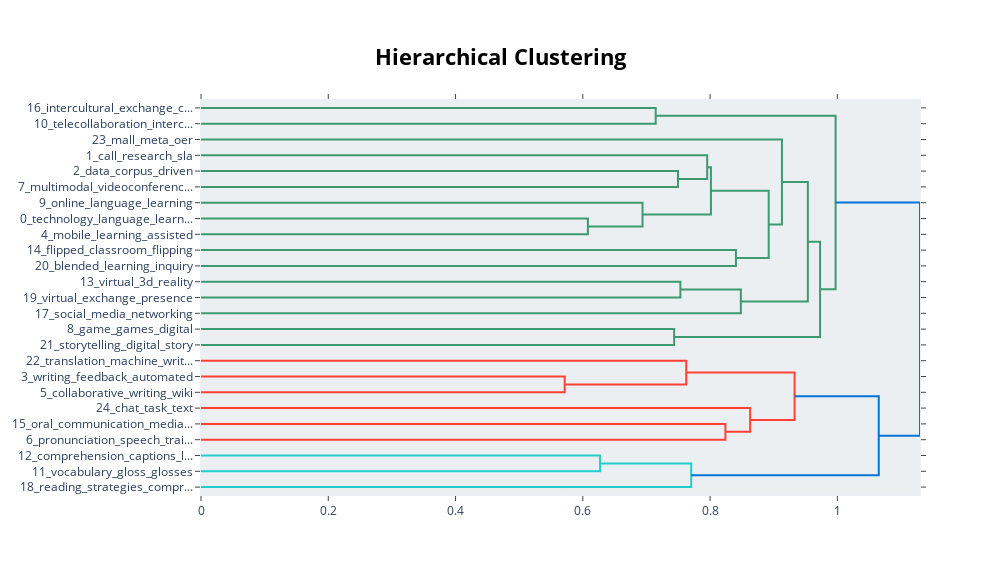

The notebook cell saved with this chart:
### Code cell
model.visualize_hierarchy()

### Figure 1 — Plotly figure (JSON) as saved in the notebook; plotly's stock layout.template omitted (floating-point values rounded to 4 significant figures)
{"data": [{"hoverinfo": "text", "marker": {"color": "rgb(61,153,112)"}, "mode": "lines", "type": "scatter", "x": [0, 0.7146, 0.7146, 0], "xaxis": "x", "y": [-5, -5, -15, -15], "yaxis": "y"}, {"hoverinfo": "text", "marker": {"color": "rgb(61,153,112)"}, "mode": "lines", "type": "scatter", "x": [0, 0.7495, 0.7495, 0], "xaxis": "x", "y": [-45, -45, -55, -55], "yaxis": "y"}, {"hoverinfo": "text", "marker": {"color": "rgb(61,153,112)"}, "mode": "lines", "type": "scatter", "x": [0, 0.7955, 0.7955, 0.7495], "xaxis": "x", "y": [-35, -35, -50, -50], "yaxis": "y"}, {"hoverinfo": "text", "marker": {"color": "rgb(61,153,112)"}, "mode": "lines", "type": "scatter", "x": [0, 0.608, 0.608, 0], "xaxis": "x", "y": [-75, -75, -85, -85], "yaxis": "y"}, {"hoverinfo": "text", "marker": {"color": "rgb(61,153,112)"}, "mode": "lines", "type": "scatter", "x": [0, 0.6938, 0.6938, 0.608], "xaxis": "x", "y": [-65, -65, -80, -80], "yaxis": "y"}, {"hoverinfo": "text", "marker": {"color": "rgb(61,153,112)"}, "mode": "lines", "type": "scatter", "x": [0.7955, 0.8013, 0.8013, 0.6938], "xaxis": "x", "y": [-42.5, -42.5, -72.5, -72.5], "yaxis": "y"}, {"hoverinfo": "text", "marker": {"color": "rgb(61,153,112)"}, "mode": "lines", "type": "scatter", "x": [0, 0.8406, 0.8406, 0], "xaxis": "x", "y": [-95, -95, -105, -105], "yaxis": "y"}, {"hoverinfo": "text", "marker": {"color": "rgb(61,153,112)"}, "mode": "lines", "type": "scatter", "x": [0.8013, 0.8921, 0.8921, 0.8406], "xaxis": "x", "y": [-57.5, -57.5, -100, -100], "yaxis": "y"}, {"hoverinfo": "text", "marker": {"color": "rgb(61,153,112)"}, "mode": "lines", "type": "scatter", "x": [0, 0.9129, 0.9129, 0.8921], "xaxis": "x", "y": [-25, -25, -78.75, -78.75], "yaxis": "y"}, {"hoverinfo": "text", "marker": {"color": "rgb(61,153,112)"}, "mode": "lines", "type": "scatter", "x": [0, 0.7533, 0.7533, 0], "xaxis": "x", "y": [-115, -115, -125, -125], "yaxis": "y"}, {"hoverinfo": "text", "marker": {"color": "rgb(61,153,112)"}, "mode": "lines", "type": "scatter", "x": [0.7533, 0.8483, 0.8483, 0], "xaxis": "x", "y": [-120, -120, -135, -135], "yaxis": "y"}, {"hoverinfo": "text", "marker": {"color": "rgb(61,153,112)"}, "mode": "lines", "type": "scatter", "x": [0.9129, 0.9536, 0.9536, 0.8483], "xaxis": "x", "y": [-51.88, -51.88, -127.5, -127.5], "yaxis": "y"}, {"hoverinfo": "text", "marker": {"color": "rgb(61,153,112)"}, "mode": "lines", "type": "scatter", "x": [0, 0.7435, 0.7435, 0], "xaxis": "x", "y": [-145, -145, -155, -155], "yaxis": "y"}, {"hoverinfo": "text", "marker": {"color": "rgb(61,153,112)"}, "mode": "lines", "type": "scatter", "x": [0.9536, 0.9729, 0.9729, 0.7435], "xaxis": "x", "y": [-89.69, -89.69, -150, -150], "yaxis": "y"}, {"hoverinfo": "text", "marker": {"color": "rgb(61,153,112)"}, "mode": "lines", "type": "scatter", "x": [0.7146, 0.9973, 0.9973, 0.9729], "xaxis": "x", "y": [-10, -10, -119.8, -119.8], "yaxis": "y"}, {"hoverinfo": "text", "marker": {"color": "rgb(255,65,54)"}, "mode": "lines", "type": "scatter", "x": [0, 0.5715, 0.5715, 0], "xaxis": "x", "y": [-175, -175, -185, -185], "yaxis": "y"}, {"hoverinfo": "text", "marker": {"color": "rgb(255,65,54)"}, "mode": "lines", "type": "scatter", "x": [0, 0.7625, 0.7625, 0.5715], "xaxis": "x", "y": [-165, -165, -180, -180], "yaxis": "y"}, {"hoverinfo": "text", "marker": {"color": "rgb(255,65,54)"}, "mode": "lines", "type": "scatter", "x": [0, 0.824, 0.824, 0], "xaxis": "x", "y": [-205, -205, -215, -215], "yaxis": "y"}, {"hoverinfo": "text", "marker": {"color": "rgb(255,65,54)"}, "mode": "lines", "type": "scatter", "x": [0, 0.863, 0.863, 0.824], "xaxis": "x", "y": [-195, -195, -210, -210], "yaxis": "y"}, {"hoverinfo": "text", "marker": {"color": "rgb(255,65,54)"}, "mode": "lines", "type": "scatter", "x": [0.7625, 0.9328, 0.9328, 0.863], "xaxis": "x", "y": [-172.5, -172.5, -202.5, -202.5], "yaxis": "y"}, {"hoverinfo": "text", "marker": {"color": "rgb(35,205,205)"}, "mode": "lines", "type": "scatter", "x": [0, 0.6271, 0.6271, 0], "xaxis": "x", "y": [-225, -225, -235, -235], "yaxis": "y"}, {"hoverinfo": "text", "marker": {"color": "rgb(35,205,205)"}, "mode": "lines", "type": "scatter", "x": [0.6271, 0.7704, 0.7704, 0], "xaxis": "x", "y": [-230, -230, -245, -245], "yaxis": "y"}, {"hoverinfo": "text", "marker": {"color": "rgb(0,116,217)"}, "mode": "lines", "type": "scatter", "x": [0.9328, 1.065, 1.065, 0.7704], "xaxis": "x", "y": [-187.5, -187.5, -237.5, -237.5], "yaxis": "y"}, {"hoverinfo": "text", "marker": {"color": "rgb(0,116,217)"}, "mode": "lines", "type": "scatter", "x": [0.9973, 1.13, 1.13, 1.065], "xaxis": "x", "y": [-64.92, -64.92, -212.5, -212.5], "yaxis": "y"}], "layout": {"autosize": false, "height": 575, "hoverlabel": {"bgcolor": "white", "font": {"family": "Rockwell", "size": 16}}, "hovermode": "closest", "plot_bgcolor": "#ECEFF1", "showlegend": false, "title": {"font": {"color": "Black", "size": 22}, "text": "<b>Hierarchical Clustering</b>", "x": 0.5, "xanchor": "center", "yanchor": "top"}, "width": 1000, "xaxis": {"mirror": "allticks", "rangemode": "tozero", "showgrid": false, "showline": true, "showticklabels": true, "ticks": "outside", "type": "linear", "zeroline": false}, "yaxis": {"mirror": "allticks", "range": [-250, 0], "rangemode": "tozero", "showgrid": false, "showline": true, "showticklabels": true, "tickmode": "array", "ticks": "outside", "ticktext": ["16_intercultural_exchange_c...", "10_telecollaboration_interc...", "23_mall_meta_oer", "1_call_research_sla", "2_data_corpus_driven", "7_multimodal_videoconferenc...", "9_online_language_learning", "0_technology_language_learn...", "4_mobile_learning_assisted", "14_flipped_classroom_flipping", "20_blended_learning_inquiry", "13_virtual_3d_reality", "19_virtual_exchange_presence", "17_social_media_networking", "8_game_games_digital", "21_storytelling_digital_story", "22_translation_machine_writ...", "3_writing_feedback_automated", "5_collaborative_writing_wiki", "24_chat_task_text", "15_oral_communication_media...", "6_pronunciation_speech_trai...", "12_comprehension_captions_l...", "11_vocabulary_gloss_glosses", "18_reading_strategies_compr..."], "tickvals": [-5, -15, -25, -35, -45, -55, -65, -75, -85, -95, -105, -115, -125, -135, -145, -155, -165, -175, -185, -195, -205, -215, -225, -235, -245], "type": "linear", "zeroline": false}}}
